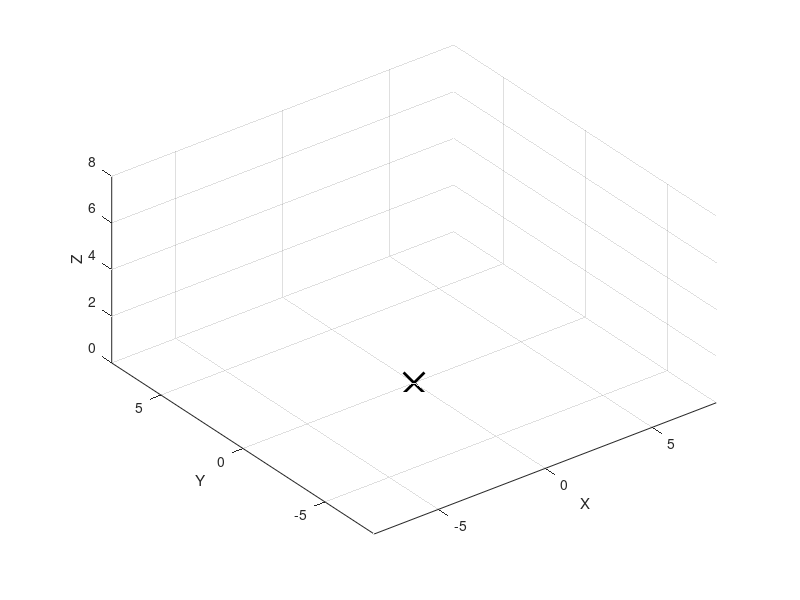

Recreate this plot in MATLAB. (Note: this script raises an error after producing the figure.)
clc; clear; close all;

f = figure();
clf;

grid on;
hold on;
axis equal;
axis([-8 8 -8 8 0 8]); 
axis manual; 
axis vis3d;

view(3);            
xlabel('X'); ylabel('Y'); zlabel('Z');
plot3(0, 0, 0, 'kx', 'MarkerSize', 15, 'LineWidth', 2);

wheel_center_seat_distance = 2.5;
wheel_radius = 1.0;
wheel_width = 0.25;
simulation_delta_time = 1/60;

unicycle_root_transform = hgtransform; 

% Seat Line
seat_transform = hgtransform('Parent', unicycle_root_transform);
plot3([0, 0], [0, 0], [0, wheel_center_seat_distance], 'LineWidth', 4, 'Color', 'r', 'Parent', seat_transform);

% Wheel
wheel_transform = hgtransform('Parent', unicycle_root_transform);
wheel_xrotated_pi2 = hgtransform('Parent', wheel_transform);
set(wheel_xrotated_pi2, 'Matrix', makehgtform('xrotate', pi/2));
[xc, yc, zc] = cylinder(wheel_radius, 30);
zc = zc * wheel_width - (wheel_width/2);
surf(xc, yc, zc, 'Parent', wheel_xrotated_pi2, 'FaceColor', [0.2 0.2 0.2], 'EdgeColor', 'none'); 
% Wheel Spoke
plot3([0 0], [0 wheel_radius], [0 0], 'LineWidth', 3, 'Color', 'b', 'Parent', wheel_xrotated_pi2);


t = 0;
pathRadius = 6.0;

% Inputs: 
% wheel torque        | τ_1
% lean side torque    | τ_2  
% lean forward torque | τ_3

% Outputs:
% wheel position        | x y
% wheel pitch (rolling) | Ω
% wheel yaw             | θ
% wheel roll            | φ
% shaft lean            | α


while ishandle(f)
    x = pathRadius * cos(t);
    y = pathRadius * sin(t);
    theta = t + (pi/2); % tangent to a circle
    phi = -0.3;
    Omega = -(pathRadius * t) / wheel_radius;
    alpha = -0.3;
    
    
    T_pos  = makehgtform('translate', [x, y, wheel_radius]);
    T_yaw  = makehgtform('zrotate', theta);
    T_lean = makehgtform('xrotate', phi);
    
    % Handles x, y, theta, and phi
    set(unicycle_root_transform, 'Matrix', T_pos * T_yaw * T_lean);
    
    set(wheel_transform, 'Matrix', makehgtform('yrotate', Omega));

    set(seat_transform, 'Matrix',  makehgtform('yrotate', alpha))
    
    drawnow; t = t + simulation_delta_time; pause(simulation_delta_time);
end